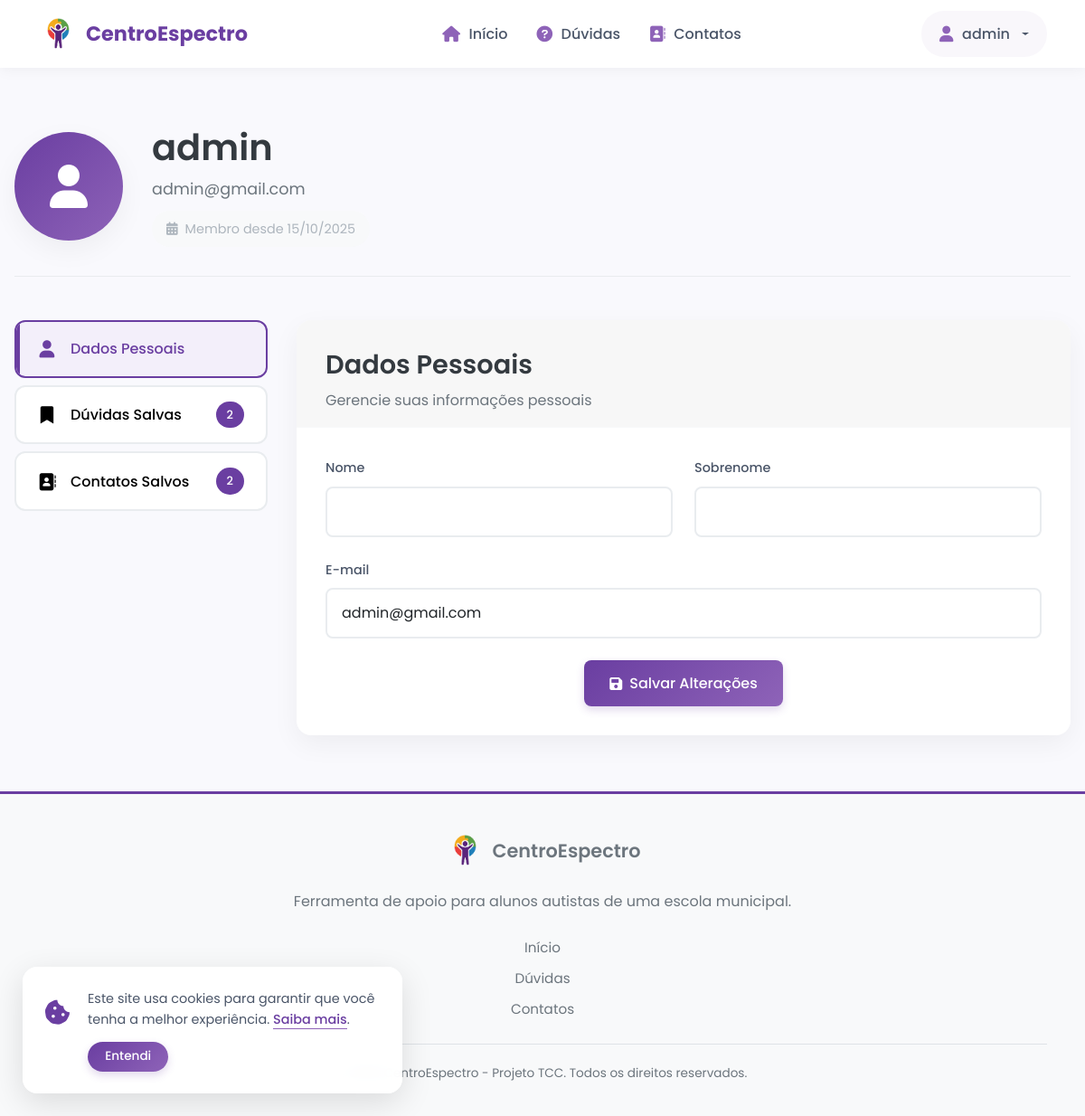
Screenshot of /perfil/ (signed in) with the database file from the repository.
### core/models.py (models this page shows)
class CustomUser(AbstractUser):  # Altere a herança
    is_admin = models.BooleanField(default=False)
    is_professor = models.BooleanField('É professor?', default=False)
    class Meta:
        verbose_name = 'Usuário'
        verbose_name_plural = 'Usuários'

### core/views.py (the view)
# urls.py: path('perfil/', views.profile_view, name='profile'),
@login_required
def profile_view(request):
    user = request.user
    duvidas_salvas = UserSavedFAQ.objects.filter(
        user=user
    ).select_related('faq', 'faq__categoria').order_by('-data_salva')
    contatos_salvos = UserSavedContato.objects.filter(
        user=user
    ).select_related('contato', 'contato__categoria').order_by('-data_salva')
    downloads = UserDownload.objects.filter(user=user).select_related('ferramenta')
    if request.method == 'POST':
        form = UserProfileForm(request.POST, instance=user)
        if form.is_valid():
            form.save()
            messages.success(request, 'Perfil atualizado com sucesso!')
            return redirect('profile')
    else:
        form = UserProfileForm(instance=user)
    return render(request, 'core/auth/profile.html', {
        'form': form,
        'downloads': downloads,
        'duvidas_salvas': duvidas_salvas,
        'contatos_salvos': contatos_salvos,
        'title': 'Meu Perfil'
    })

### core/forms.py
class UserProfileForm(forms.ModelForm):
    first_name = forms.CharField(
        max_length=100,
        required=True,
        label='Nome',
        widget=forms.TextInput(attrs={'class': 'form-control'})
    )
    last_name = forms.CharField(
        max_length=100,
        required=True,
        label='Sobrenome',
        widget=forms.TextInput(attrs={'class': 'form-control'})
    )
    email = forms.EmailField(
        required=True,
        widget=forms.EmailInput(attrs={'class': 'form-control'})
    )
    class Meta:
        model = CustomUser
        fields = ['first_name', 'last_name', 'email']

### core/templates/core/auth/profile.html (shortened to what this page needs)
{% extends 'base.html' %}
{% load static %}
{% block content %}
<div class="profile-container">
    <div class="profile-header">
        <div class="profile-avatar">
            <div class="avatar-wrapper">
                <i class="fas fa-user"></i>
            </div>
        </div>
        <div class="profile-info">
            <h1 class="profile-name">{{ user.get_full_name|default:user.username }}</h1>
            <p class="profile-email">{{ user.email }}</p>
            <span class="profile-join-date">
                <i class="fas fa-calendar-alt"></i>
                Membro desde {{ user.date_joined|date:"d/m/Y" }}
            </span>
        </div>
    </div>
    <div class="profile-tabs">
        <div class="tab-navigation">
            <button class="tab-btn active" data-tab="dados-pessoais">
                <i class="fas fa-user"></i>
                <span>Dados Pessoais</span>
            </button>
            <button class="tab-btn" data-tab="duvidas-salvas">
                <i class="fas fa-bookmark"></i>
                <span>Dúvidas Salvas</span>
                <span class="tab-counter">{{ duvidas_salvas.count }}</span>
            </button>
            <button class="tab-btn" data-tab="contatos-salvos">
                <i class="fas fa-address-book"></i>
                <span>Contatos Salvos</span>
                <span class="tab-counter">{{ contatos_salvos.count }}</span>
            </button>
        </div>
        <div class="tab-content">
            <div class="tab-pane active" id="dados-pessoais">
                <div class="content-card">
                    <div class="card-header">
                        <h2>Dados Pessoais</h2>
                        <p>Gerencie suas informações pessoais</p>
                    </div>
                    <form method="post" class="profile-form">
                        <div class="form-grid">
                            <div class="form-group">
                                <label for="{{ form.first_name.id_for_label }}">Nome</label>
                                {{ form.first_name }}
                            </div>
                            <div class="form-group">
                                <label for="{{ form.last_name.id_for_label }}">Sobrenome</label>
                                {{ form.last_name }}
                            </div>
                        </div>
                        <div class="form-group">
                            <label for="{{ form.email.id_for_label }}">E-mail</label>
                            {{ form.email }}
                        </div>
                        <button type="submit" class="btn-primary">
                            <i class="fas fa-save"></i>
                            Salvar Alterações
                        </button>
                    </form>
                </div>
            </div>
</div>
<div class="toast-container position-fixed top-0 end-0 p-3" style="z-index: 2100">
</div>
{% endblock %}

### core/templates/base.html (shortened to what this page needs)
<!DOCTYPE html>
<html lang="pt-br">
<head>
    {% load static %}
    <link rel="stylesheet" href="https://cdn.jsdelivr.net/npm/bootstrap@5.1.3/dist/css/bootstrap.min.css" />
    <link rel="stylesheet" href="https://cdnjs.cloudflare.com/ajax/libs/font-awesome/6.0.0/css/all.min.css" />
    <link rel="stylesheet" href="https://cdnjs.cloudflare.com/ajax/libs/animate.css/4.1.1/animate.min.css" />
    <link rel="stylesheet" href="{% static 'css/site.css' %}" />
</head>
<body>
    <header>
        <nav class="navbar navbar-expand-lg navbar-light sticky-top">
            <div class="container">
                <a class="navbar-brand d-flex align-items-center" href="{% url 'index' %}">
                    <img src="{% static 'img/favicon.png' %}" alt="Logo CentroEspectro" class="logo-img">
                    <span>CentroEspectro</span>
                </a>
                <div class="collapse navbar-collapse" id="navbarNav">
                    <ul class="navbar-nav mx-auto">
                        <li class="nav-item"><a class="nav-link {% if request.resolver_match.url_name == 'index' %}active{% endif %}" href="{% url 'index' %}"><i class="fas fa-home nav-icon"></i>Início</a></li>
                        <li class="nav-item"><a class="nav-link {% if request.resolver_match.url_name == 'duvidas' %}active{% endif %}" href="{% url 'duvidas' %}"><i class="fas fa-question-circle nav-icon"></i>Dúvidas</a></li>
                        <li class="nav-item"><a class="nav-link {% if request.resolver_match.url_name == 'contatos' %}active{% endif %}" href="{% url 'contatos' %}"><i class="fas fa-address-book nav-icon"></i>Contatos</a></li>
                    </ul>
                    <ul class="navbar-nav">
                        {% if user.is_authenticated %}
                        <li class="nav-item dropdown">
                            <a class="nav-link dropdown-toggle" href="#" id="userDropdown" role="button" data-bs-toggle="dropdown" aria-expanded="false">
                                <i class="fas fa-user nav-icon"></i>{{ user.username }}
                            </a>
                        </li>
                        {% endif %}
                    </ul>
                </div>
            </div>
        </nav>
    </header>
    <main role="main">
        {% block content %}{% endblock %}
    </main>
    <div id="cookie-banner">
        <div class="cookie-icon">
            <i class="fas fa-cookie-bite"></i>
        </div>
        <div class="cookie-content">
            <p class="cookie-text mb-2">
                Este site usa cookies para garantir que você tenha a melhor experiência.
                <a href="#">Saiba mais</a>.
            </p>
            <button id="cookie-accept-btn" class="btn btn-primary btn-sm">Entendi</button>
        </div>
    </div>
    <footer class="footer">
        <div class="container">
            <div class="footer-content">
                <div class="footer-logo">
                    <img src="{% static 'img/favicon.png' %}" alt="Logo CentroEspectro" class="logo-img">
                    <span>CentroEspectro</span>
                </div>
                <p class="footer-description">Ferramenta de apoio para alunos autistas de uma escola municipal.</p>
                <div class="footer-links">
                    <a href="{% url 'index' %}">Início</a>
                    <a href="{% url 'duvidas' %}">Dúvidas</a>
                    <a href="{% url 'contatos' %}">Contatos</a>
                </div>
                <div class="footer-copyright">
                    <p>&copy; 2025 CentroEspectro - Projeto TCC. Todos os direitos reservados.</p>
                </div>
            </div>
        </div>
    </footer>
</body>
</html>

### static/css/site.css (style rules this page uses)
:root { --primary: #6a3ea1; --primary-dark: #5b2e92; --primary-light: #9a6dd7; --primary-very-light: #f3effa; --secondary: #3a86ff; --accent: #ffd60a; --success: #4caf50; --info: #2196f3; --warning: #ff9800; --danger: #f44336; --light: #f8f9fa; --dark: #343a40; --gray-100: #f8f9fa; --gray-200: #e9ecef; --gray-300: #dee2e6; --gray-400: #ced4da; --gray-500: #adb5bd; --gray-600: #6c757d; --gray-700: #495057; --gray-800: #343a40; --gray-900: #212529; --body-bg: #f9f9fd; --card-shadow: 0 10px 30px rgba(0, 0, 0, 0.05); --transition: all 0.3s ease; }
html { scroll-behavior: smooth; }
body { font-family: 'Poppins', sans-serif; background-color: var(--body-bg); color: var(--gray-700); line-height: 1.7; overflow-x: hidden; }
a { color: var(--primary); text-decoration: none; transition: var(--transition); }
.btn { border-radius: 50px; padding: 0.6rem 1.5rem; font-weight: 500; transition: var(--transition); position: relative; overflow: hidden; z-index: 1; }
.btn-primary { background: linear-gradient(45deg, var(--primary) 30%, var(--primary-light) 90%); border: none; color: white !important; box-shadow: 0 4px 10px rgba(106, 62, 161, 0.2); }
#cookie-banner { position: fixed; bottom: 25px; left: 25px; width: auto; max-width: 420px; background-color: rgba(255, 255, 255, 0.95); backdrop-filter: blur(10px); color: var(--gray-700); border-radius: 16px; padding: 1.5rem; box-shadow: 0 10px 35px rgba(0, 0, 0, 0.12); z-index: 1100; display: flex; align-items: flex-start; gap: 1.2rem; opacity: 0; transform: translateY(20px) scale(0.98); visibility: hidden; transition: all 0.5s cubic-bezier(0.16, 1, 0.3, 1); }
#cookie-banner.show { opacity: 1; transform: translateY(0) scale(1); visibility: visible; }
.cookie-icon { font-size: 1.8rem; color: var(--primary); margin-top: 3px; }
.cookie-content { flex: 1; }
.cookie-text { font-size: 0.9rem; line-height: 1.6; margin-bottom: 0.8rem !important; }
.cookie-text a { color: var(--primary); font-weight: 500; text-decoration: none; border-bottom: 1px solid var(--primary-light); }
#cookie-accept-btn { border-radius: 50px; padding: 0.4rem 1.2rem; font-size: 0.85rem; }

### rows the page displays
CustomUser: username "admin", get_full_name "admin", email "admin@gmail.com", date_joined "15/10/2025"

### other values shown
{{ duvidas_salvas.count }} "2"
{{ contatos_salvos.count }} "2"
